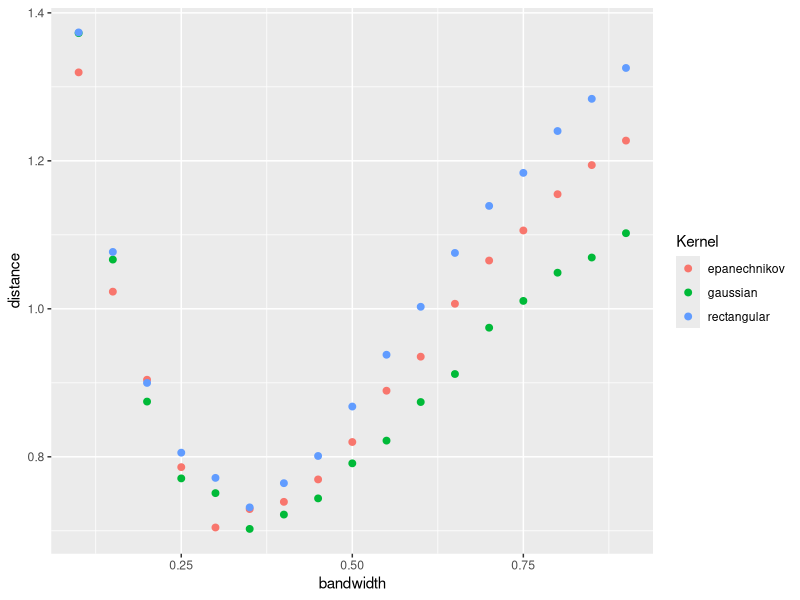

Here is the R script that generated this plot:
## ---- chunk 1
knitr::opts_chunk$set(echo = TRUE)
## ---- chunk 2
rmixnorm <- function(N, mu1, mu2, sigma1, sigma2, tau){
  ind <- I(runif(N) > tau)
  X <- rep(0,N)
  X[ind] <- rnorm(sum(ind), mu1, sigma1)
  X[!ind] <- rnorm(sum(!ind), mu2, sigma2)
  return(X)
}

dmixnorm <- function(x, mu1, mu2, sigma1, sigma2, tau){
  y <- (1-tau)*dnorm(x,mu1,sigma1) + tau*dnorm(x,mu2,sigma2)
  return(y)
}

## ---- chunk 3

mu1 <- 3
mu2 <- 0
sigma1 <- 0.5
sigma2 <- 1
tau <- 0.6

x <- rmixnorm(100, mu1, mu2, sigma1, sigma2, tau)

## ---- chunk 4

distance <- function(samples, kernel, h){
  kde_df <- density(samples, kernel=kernel, bw=h)
  
  new_x <- kde_df$x
  kde_pdf <- kde_df$y
  mix_pdf <- dmixnorm(new_x, mu1, mu2, sigma1, sigma2, tau)
  
  dist <- sqrt(sum((kde_pdf-mix_pdf)^2))
  return(dist)
}
## ---- chunk 5
kernels <- c()
hs <- c()
mean_ds <- c()

for (kernel in c('gaussian', 'epanechnikov', 'rectangular')){
  for (h in seq(0.1, 0.9, by=0.05)){
    kernels <- append(kernels, kernel)
    hs <- append(hs, h)
    
    mean_d = c()
    for (i in 1:200){
      X <- rmixnorm(100, mu1, mu2, sigma1, sigma2, tau)
      d <- distance(X, kernel, h)
      
      mean_d <- append(mean_d, d)
    }
    mean_d <- mean(mean_d)
    
    mean_ds <- append(mean_ds, mean_d)
  }
}
## ---- chunk 6
df <- data.frame(Kernel <- kernels, bandwidth <- hs, distance <- mean_ds)

## ---- chunk 7
library(ggplot2)

ggplot(data=df, mapping=aes(x=bandwidth, y=distance, color=Kernel)) + geom_point(size=2) 
